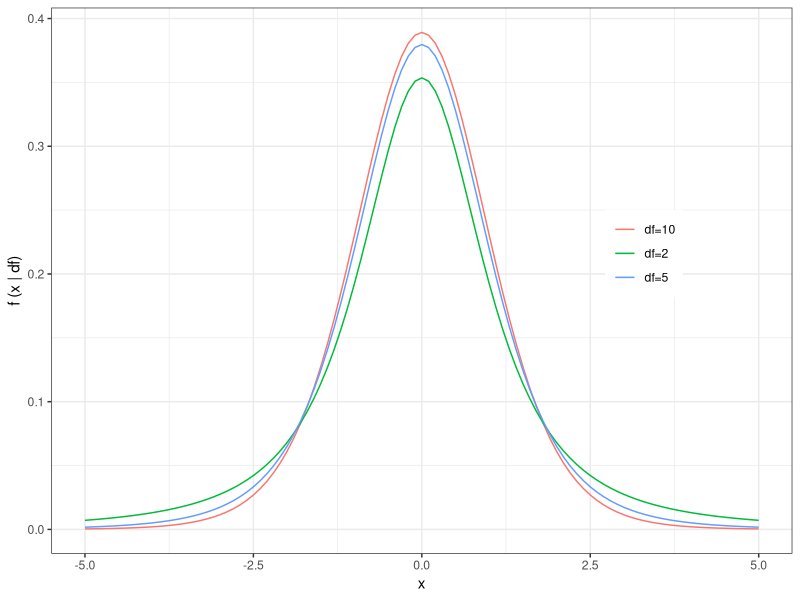
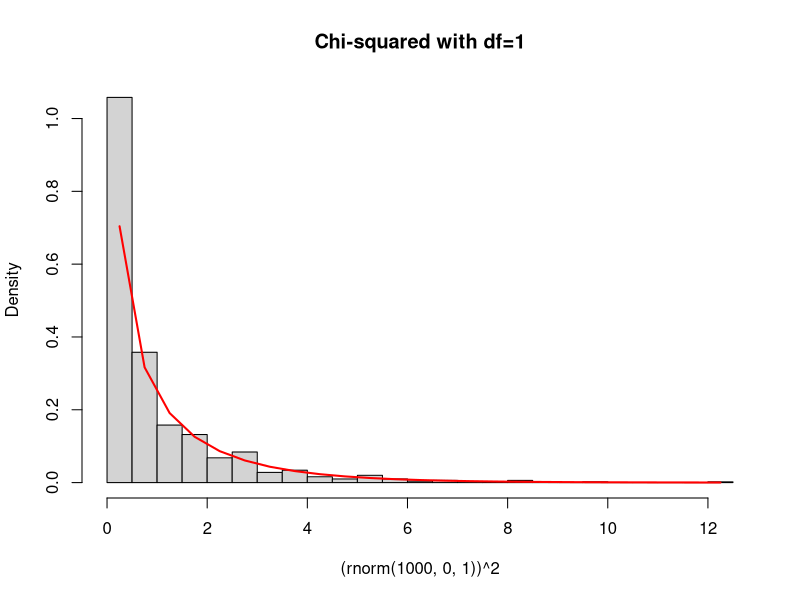
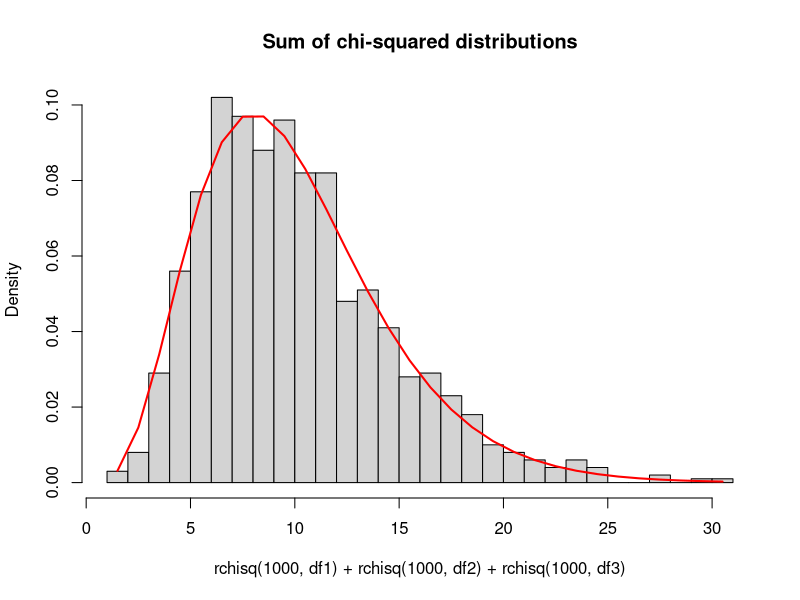
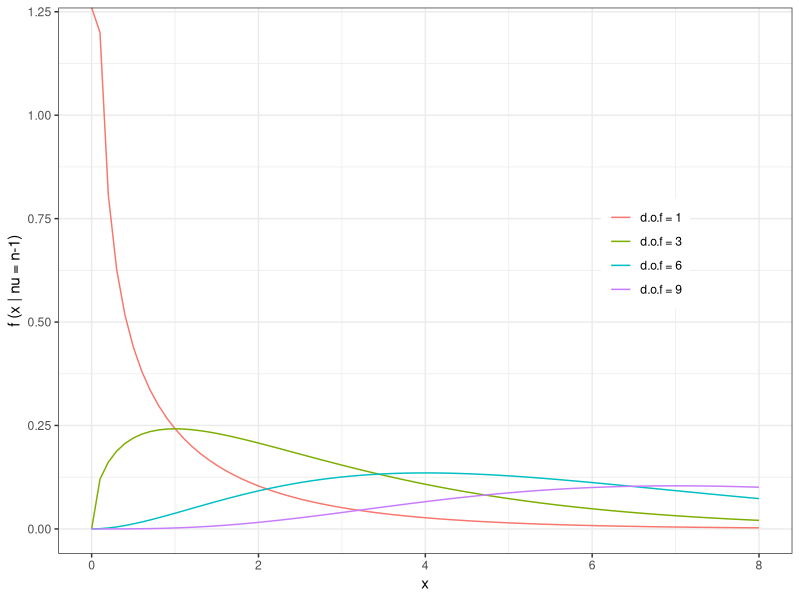
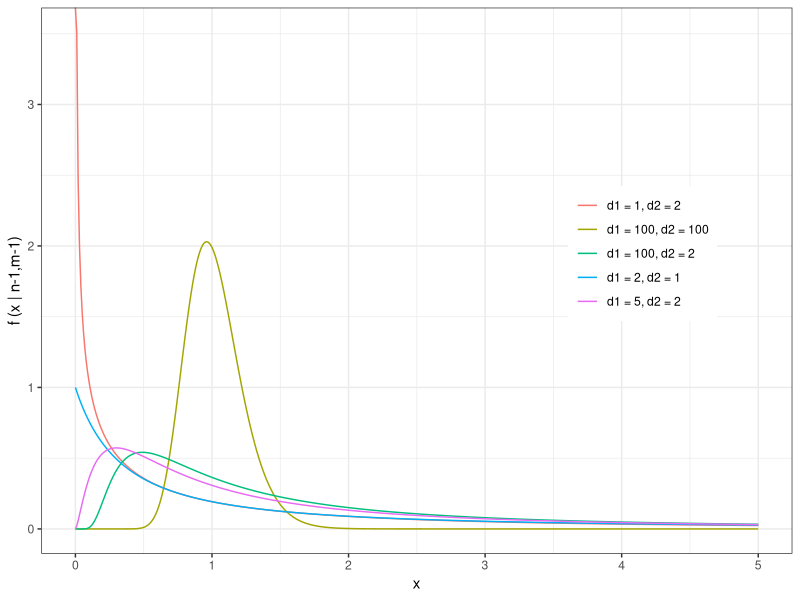

Generate these figures, in order, with R: (Note: this script raises an error after producing the figures.)
## ---- chunk 1
library(ggplot2)

y1 <- dt(seq(-5,5,0.1), 2)
y2 <- dt(seq(-5,5,0.1), 5)
y3 <- dt(seq(-5,5,0.1), 10)

n.data <- data.frame(y = c(y1,y2,y3),
                     x = rep(seq(-5,5,0.1), times = 3),
                     type = rep(c("df=2",
                                  "df=5",
                                  "df=10"), each = length(y1)))

theme_set(theme_bw())
ggplot(n.data, aes(x=x, y=y)) + 
  geom_line(aes(color = type)) +
  labs(y = "f (x | df)", x = "x") +
  theme(legend.title = element_blank(),
        legend.position = c(0.8, 0.55))
## ---- chunk 2
chisqhist<-hist((rnorm(1000,0,1))^2,freq=F,breaks=30,main="Chi-squared with df=1")
lines(chisqhist$mids,dchisq(chisqhist$mids,1),col="red",lwd=2)
## ---- chunk 3
df1<-5 
df2<-2
df3<-3
chisqhist2<-hist(rchisq(1000,df1)+rchisq(1000,df2)+rchisq(1000,df3),freq=F,breaks=30,main="Sum of chi-squared distributions")
lines(chisqhist2$mids,dchisq(chisqhist2$mids,df1+df2+df3),col="red",lwd=2)
## ---- chunk 4
chi1 <- dchisq(seq(0,8,0.1), 1)
chi2 <- dchisq(seq(0,8,0.1), 3)
chi3 <- dchisq(seq(0,8,0.1), 6)
chi4 <- dchisq(seq(0,8,0.1), 9)

n_data <- data.frame(y = c(chi1, chi2, chi3, chi4),
                     x = rep(seq(0,8,0.1), times = 4),
                     type = rep(c("d.o.f = 1", "d.o.f = 3","d.o.f = 6","d.o.f = 9"), 
                                each = length(chi1)))

theme_set(theme_bw())
ggplot(n_data, aes(x=x, y=y)) + 
  geom_line(aes(color = type)) +
  labs(y = "f (x | nu = n-1)", x = "x") +
  theme(legend.title = element_blank(),
        legend.position = c(0.8, 0.55))
## ---- chunk 5
F1 <- df(seq(0,5,0.01), 1, 2)
F2 <- df(seq(0,5,0.01), 2, 1)
F3 <- df(seq(0,5,0.01), 5, 2)
F4 <- df(seq(0,5,0.01), 100, 2)
F5 <- df(seq(0,5,0.01), 100, 100)

n_data <- data.frame(y = c(F1, F2, F3, F4, F5),
                     x = rep(seq(0,5,0.01), times = 5),
                     type = rep(c("d1 = 1, d2 = 2", "d1 = 2, d2 = 1",
                                  "d1 = 5, d2 = 2", "d1 = 100, d2 = 2",
                                  "d1 = 100, d2 = 100"), 
                                each = length(F1)))

theme_set(theme_bw())
ggplot(n_data, aes(x=x, y=y)) + 
  geom_line(aes(color = type)) +
  labs(y = "f (x | n-1,m-1)", x = "x") +
  theme(legend.title = element_blank(),
        legend.position = c(0.8, 0.55))
## ---- chunk 6
knitr::include_graphics('StandardNormalTails.png')
